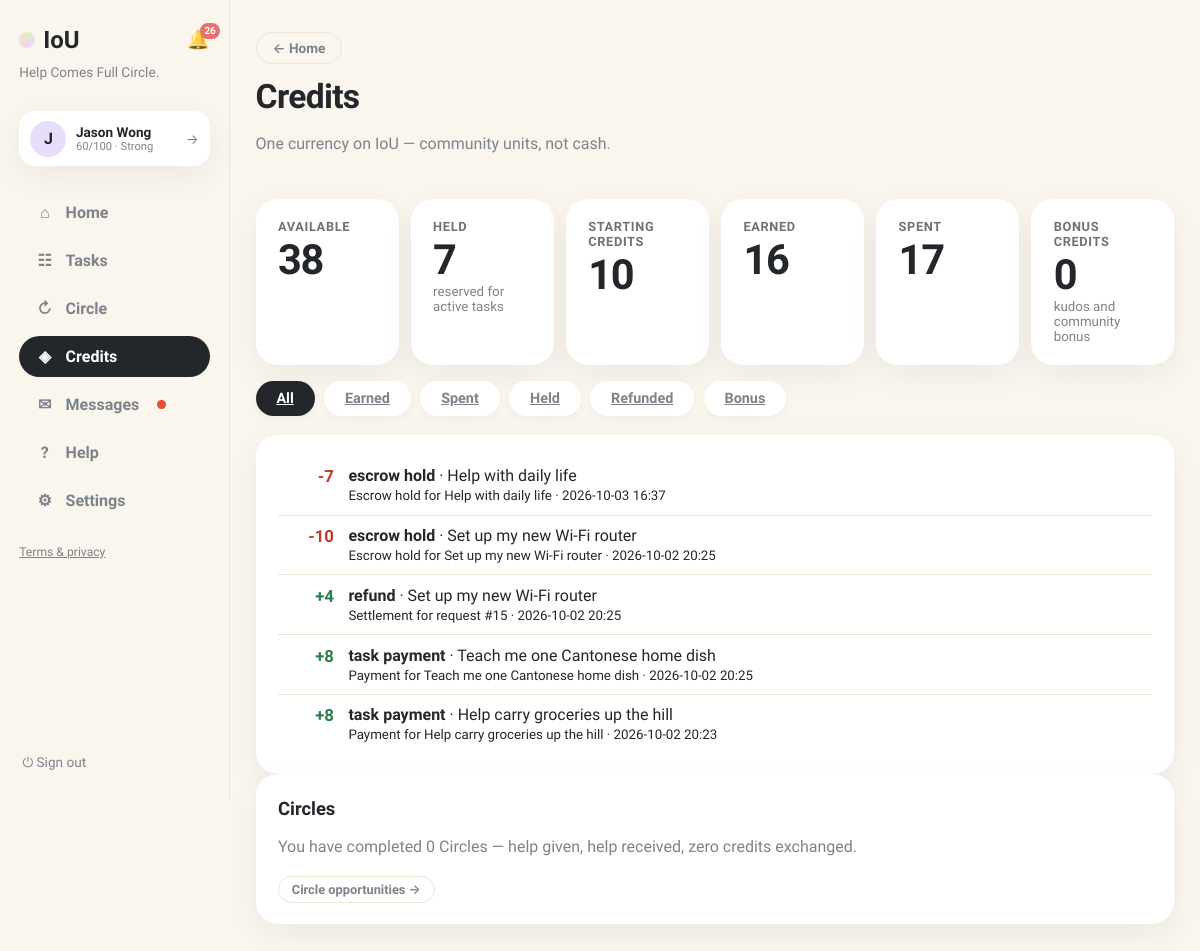
The page /history (signed in) on the database its author committed.
### tables this page shows
CREATE TABLE users (
                id INTEGER PRIMARY KEY, name TEXT NOT NULL, email TEXT UNIQUE NOT NULL,
                password TEXT NOT NULL, balance INTEGER NOT NULL DEFAULT 0,
                held_balance INTEGER NOT NULL DEFAULT 0,
                is_moderator INTEGER NOT NULL DEFAULT 0
            , language TEXT NOT NULL DEFAULT 'en', address TEXT, district TEXT, hkid TEXT, address_id TEXT, age INTEGER, birthday TEXT, skills TEXT NOT NULL DEFAULT '', community_helper INTEGER NOT NULL DEFAULT 0, created_at TEXT, consent_analytics INTEGER NOT NULL DEFAULT 0, reliability INTEGER NOT NULL DEFAULT 60, account_status TEXT NOT NULL DEFAULT 'active', analytics_consent INTEGER NOT NULL DEFAULT 0, username TEXT, bio TEXT, verification_identity TEXT NOT NULL DEFAULT 'unverified', verification_neighbourhood TEXT NOT NULL DEFAULT 'unverified', vis_photo INTEGER NOT NULL DEFAULT 1, vis_neighbourhood INTEGER NOT NULL DEFAULT 1, vis_skills INTEGER NOT NULL DEFAULT 1, vis_bio INTEGER NOT NULL DEFAULT 1, vis_completed INTEGER NOT NULL DEFAULT 1, vis_circle INTEGER NOT NULL DEFAULT 1, circle_enabled INTEGER NOT NULL DEFAULT 1);

CREATE TABLE ledger (
                id INTEGER PRIMARY KEY, user_id INTEGER NOT NULL, request_id INTEGER,
                kind TEXT NOT NULL, amount INTEGER NOT NULL, description TEXT NOT NULL,
                created_at TEXT NOT NULL, FOREIGN KEY(user_id) REFERENCES users(id),
                FOREIGN KEY(request_id) REFERENCES requests(id)
            );

CREATE TABLE requests (
                id INTEGER PRIMARY KEY, title TEXT NOT NULL, description TEXT NOT NULL,
                category TEXT NOT NULL, requester_id INTEGER NOT NULL,
                status TEXT NOT NULL DEFAULT 'open', provider_id INTEGER,
                requester_value INTEGER, requester_buffer INTEGER,
                provider_value INTEGER, provider_buffer INTEGER,
                agreed_value INTEGER, negotiation_deadline TEXT,
                effort_minutes INTEGER, complexity INTEGER, quality_score INTEGER,
                completed_at TEXT,
                created_at TEXT NOT NULL, location TEXT, needed_by TEXT, urgency TEXT, meetup_date TEXT, meetup_time TEXT, meetup_location TEXT, preferred_time TEXT, completion_note TEXT, completion_evidence TEXT, confirm_requester INTEGER NOT NULL DEFAULT 0, confirm_provider INTEGER NOT NULL DEFAULT 0, started_at TEXT, provider_completed_at TEXT, requester_confirmed_at TEXT, release_at TEXT, proof_path TEXT, proof_status TEXT, dispute_eligible INTEGER NOT NULL DEFAULT 1, dispute_window_days INTEGER NOT NULL DEFAULT 3, settlement_value INTEGER, circle_id INTEGER, cancel_requested_by INTEGER, cancel_reason TEXT, cancel_compensation INTEGER NOT NULL DEFAULT 0, evidence_required INTEGER NOT NULL DEFAULT 1, duration_minutes INTEGER NOT NULL DEFAULT 0,
                FOREIGN KEY(requester_id) REFERENCES users(id),
                FOREIGN KEY(provider_id) REFERENCES users(id)
            );

### app.py (the view)
@app.get("/history", response_class=HTMLResponse)
def credit_history(request: Request, view: str = "all"):
    user = current_user(request)
    if not user:
        return RedirectResponse("/login", status_code=303)
    kinds = {
        "all": "", "earned": "AND l.amount > 0 AND l.kind IN ('task_payment','welcome_credit')",
        "spent": "AND l.amount < 0 AND l.kind NOT IN ('refund','cancellation_refund')",
        "held": "AND l.kind='escrow_hold'",
        "refunded": "AND l.kind IN ('refund','cancellation_refund')",
        "bonus": "AND l.kind IN ('kudos_bonus','community_test')",
    }
    clause = kinds.get(view, "")
    with db() as connection:
        sql = (
            """SELECT l.*, r.title FROM ledger l LEFT JOIN requests r ON r.id=l.request_id
               WHERE l.user_id=? %s ORDER BY l.created_at DESC""" % clause
        )
        ledger = connection.execute(sql, (user["id"],)).fetchall()
        summary = {
            "available": user["balance"],
            "held": user["held_balance"],
            "starting": 10,
            "earned": connection.execute(
                """SELECT COALESCE(SUM(l.amount),0) s FROM ledger l
                   WHERE l.user_id=? AND l.amount>0 AND l.kind IN ('task_payment','welcome_credit')""",
                (user["id"],)).fetchone()["s"],
            "spent": abs(connection.execute(
                """SELECT COALESCE(SUM(l.amount),0) s FROM ledger l
                   WHERE l.user_id=? AND l.amount<0
                     AND l.kind NOT IN ('refund','cancellation_refund')""",
                (user["id"],)).fetchone()["s"]),
            "bonus": connection.execute(
                """SELECT COALESCE(SUM(l.amount),0) s FROM ledger l
                   WHERE l.user_id=? AND l.kind IN ('kudos_bonus','community_test')""",
                (user["id"],)).fetchone()["s"],
            "circle": connection.execute(
                """SELECT COUNT(DISTINCT cp.id) c FROM chain_proposals cp
                   JOIN chain_members cm ON cm.proposal_id=cp.id
                   WHERE cm.user_id=? AND cp.status='completed'""", (user["id"],)).fetchone()["c"],
        }
    return render(request, "history.html", page="credits", ledger=ledger,
                  summary=summary, view=view, views=list(kinds))

### templates/history.html (shortened to what this page needs)
{% extends "base.html" %}
{% block content %}
<header class="page-head">
  <div>
    <a class="btn-ghost btn-back" href="/">← Home</a>
    <h1 style="margin-top:.8rem">Credits</h1>
    <p class="muted">One currency on IoU — community units, not cash.</p>
  </div>
</header>
<div class="credit-summary">
  <div class="card"><span class="stat-label">Available</span><span class="stat-big {% if summary.available < 0 %}neg{% endif %}">{{ summary.available }}</span></div>
  <div class="card"><span class="stat-label">Held</span><span class="stat-big">{{ summary.held }}</span><small class="muted">reserved for active tasks</small></div>
  <div class="card"><span class="stat-label">Starting credits</span><span class="stat-big">{{ summary.starting }}</span></div>
  <div class="card"><span class="stat-label">Earned</span><span class="stat-big">{{ summary.earned }}</span></div>
  <div class="card"><span class="stat-label">Spent</span><span class="stat-big">{{ summary.spent }}</span></div>
  <div class="card"><span class="stat-label">Bonus credits</span><span class="stat-big">{{ summary.bonus }}</span><small class="muted">kudos and community bonus</small></div>
</div>
<div class="board-tabs">
  {% for key in views %}
  <a class="btab {% if view == key %}active{% endif %}" href="/history?view={{ key }}">{{ key|capitalize }}</a>
  {% endfor %}
</div>
<div class="card">
  <ul class="ledger-list">
  {% for item in ledger %}
    <li><span class="ledger-amount {% if item.amount > 0 %}pos{% else %}neg{% endif %}">{{ '+' if item.amount > 0 else '' }}{{ item.amount }}</span><div><b>{{ item.kind.replace('_',' ') }}</b>{% if item.title %} · {{ item.title }}{% endif %}<br><small>{{ item.description }} · {{ item.created_at[:16]|replace('T',' ') }}</small></div></li>
  {% else %}<li class="empty">Nothing in this category yet.</li>{% endfor %}
  </ul>
</div>
<section class="card">
  <h2>Circles</h2>
  <p class="muted">You have completed {{ summary.circle }} Circle{{ 's' if summary.circle != 1 }} — help given, help received, zero credits exchanged.</p>
  <a class="btn-ghost btn-sm" href="/chain-invitations">Circle opportunities →</a>
</section>
{% endblock %}

### templates/base.html (shortened to what this page needs)
<!doctype html>
<html lang="en"><head><link rel="stylesheet" href="/static/style.css"></head>
<body class="app-body">
<nav class="sidebar">
  <div class="brand-row">
    <a class="brand" href="/"><span class="brand-dot"></span>IoU</a>
    {% if user %}
    <a class="bell {% if page == 'notifications' %}active{% endif %}" href="/notifications" title="Notifications">🔔{% if unread_notifs or unread_msgs %}<span class="bell-badge">{{ (unread_notifs or 0) + (unread_msgs or 0) }}</span>{% endif %}</a>
    {% endif %}
  </div>
  <p class="brand-tag">Help Comes Full Circle.</p>
  {% if user %}
  <a class="side-user" href="/profile" title="Your profile">
    <div class="avatar">{{ user.name[0] }}</div>
    {% set sc = user.reliability if user.reliability is not none else 60 %}
    {% set lab = 'Suspended' if sc <= 0 else ('Restricted' if sc < 30 else ('Limited' if sc < 60 else ('Strong' if sc < 80 else 'Excellent'))) %}
    <div class="sidebar-user-meta"><b>{{ user.name }}</b>
      <small>{{ sc }}/100 · {{ lab }}</small>
    </div>
    <span class="side-user-arrow">→</span>
  </a>
  <div class="nav-links">
    <a class="nav-link {% if page == 'home' %}active{% endif %}" href="/"><span class="nav-ico">⌂</span>Home</a>
    <a class="nav-link {% if page == 'browse' %}active{% endif %}" href="/browse"><span class="nav-ico">☷</span>Tasks</a>
    <a class="nav-link {% if page == 'circle' %}active{% endif %}" href="/chain-invitations"><span class="nav-ico">↻</span>Circle{% if circle_pending %}<span class="unread-dot"></span>{% endif %}</a>
    <a class="nav-link {% if page == 'credits' %}active{% endif %}" href="/history"><span class="nav-ico">◈</span>Credits</a>
    <a class="nav-link {% if page == 'messages' %}active{% endif %}" href="/messages"><span class="nav-ico">✉</span>Messages{% if unread_msgs %}<span class="unread-dot"></span>{% endif %}</a>
    <a class="nav-link {% if page == 'help' %}active{% endif %}" href="/help"><span class="nav-ico">?</span>Help</a>
    <a class="nav-link {% if page == 'account' %}active{% endif %}" href="/account"><span class="nav-ico">⚙</span>Settings</a>
  </div>
  <p class="nav-footer"><a href="/legal">Terms &amp; privacy</a></p>
  <form method="post" action="/logout" class="side-logout"><button class="link-button" title="Sign out">⏻ Sign out</button></form>
  {% else %}
  <div class="nav-links">
    <a class="nav-link" href="/login"><span class="nav-ico">→</span>Sign in</a>
    <a class="nav-link" href="/register"><span class="nav-ico">＋</span>Create account</a>
  </div>
  <p class="nav-footer"><a href="/legal">Terms &amp; privacy</a></p>
  {% endif %}
</nav>
<main class="content {% block content_class %}{% endblock %}">{% block content %}{% endblock %}</main>
</body></html>

### rows shown on the page
users: name "J", name "Jason Wong"
ledger: amount "-7", kind.replace "escrow hold", title "Help with daily life", description "Escrow hold for Help with daily life", created_at "2026-10-03 16:37"
ledger: amount "-10", kind.replace "escrow hold", title "Set up my new Wi-Fi router", description "Escrow hold for Set up my new Wi-Fi router", created_at "2026-10-02 20:25"
ledger: amount "+", amount "4", kind.replace "refund", title "Set up my new Wi-Fi router", description "Settlement for request #15", created_at "2026-10-02 20:25"
ledger: amount "+", amount "8", kind.replace "task payment", title "Teach me one Cantonese home dish", description "Payment for Teach me one Cantonese home dish", created_at "2026-10-02 20:25"
ledger: amount "+", amount "8", kind.replace "task payment", title "Help carry groceries up the hill", description "Payment for Help carry groceries up the hill", created_at "2026-10-02 20:23"

### other values the page prints
{{ (unread_notifs or 0) + (unread_msgs or 0) }} "26"
{{ sc }} "60"
{{ lab }} "Strong"
{{ summary.available }} "38"
{{ summary.held }} "7"
{{ summary.starting }} "10"
{{ summary.earned }} "16"
{{ summary.spent }} "17"
{{ summary.bonus }} "0"
{{ key|capitalize }} "All" "Earned" "Spent" "Held" "Refunded" "Bonus"
{{ summary.circle }} "0"
{{ 's' if summary.circle != 1 }} "s"
